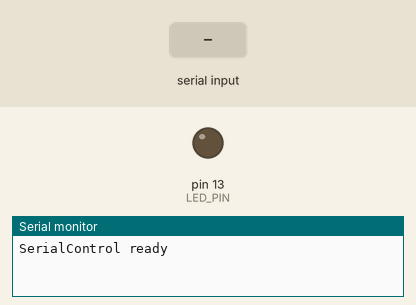
Recording of a sketch running on a simulated Arduino Uno, built with avr-gcc and run on an emulated ATmega328P. Parts: output pins drawn as LEDs (lit = HIGH), the last lines printed to the serial monitor. The inputs (shaded band) are chosen by the test bench. Random numbers use the default seed unless the sketch sets one.

Above: at 1.2 s.
1.3 s: "t90\n" received over Serial
At 2.1 s:
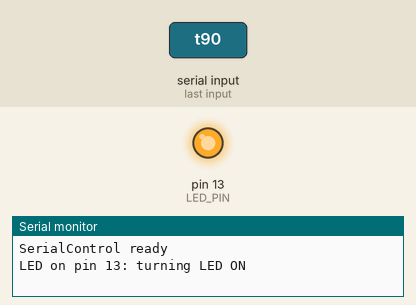
2.8 s: "?" received over Serial
4.3 s: "d90\n" received over Serial
Timing chart, 0 to 7.3 s (numbered marks = the images above; inputs shaded):
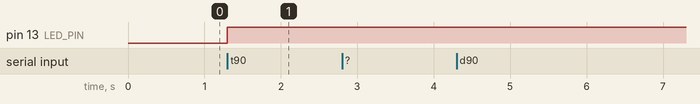

Measured:
- after the input at 1.3 s, pin 13 (LED_PIN): LOW → HIGH at once

The sketch:

SerialControl.ino
```cpp
/*

  SerialControl

  For info and circuit diagrams see https://github.com/tardate/LittleArduinoProjects/tree/main/playground/SerialControl

 */

const int LED_PIN = 13;

/*
 * Command: one-time setup
 */
void setup() {
  Serial.begin(115200);
  Serial.println(F("SerialControl ready"));

  pinMode(LED_PIN, OUTPUT);
  digitalWrite(LED_PIN, LOW);
}


/*
 * Command: main loop
 */
void loop() {
  char ch;

  while (Serial.available() > 0) {
    ch = Serial.read();
    switch(ch) {
    case 'd':
      printSystemInformation();
      break;
    case 'i':
      printRandomInt();
      break;
    case 's':
      printRandomString(readInteger());
      break;
    case 't':
      toggleLed();
      break;
    case '?':
      printUsage();
      break;
    }
    Serial.println();
  }
}


/*
 * Command: reads integer value from serial input
 */
int readInteger() {
  int value = 0;
  int shift_multiplier = 10;
  bool accumulating = true;

  while (accumulating) {
    if (Serial.available()) {
      char ch = Serial.read();
      if (ch >= '0' && ch <= '9') {
        value = (value * shift_multiplier) + (ch - '0');
      } else {
        accumulating = false;
      }
    }
  }
  return value;
}


/*
 * Command: print usage information
 */
void printUsage() {
  Serial.println(F("SerialControl commands:"));
  Serial.println(F("d : show system information"));
  Serial.println(F("i : generate a random 8-bit integer"));
  Serial.println(F("s<length> : generate a random string of specified length"));
  Serial.println(F("t : toggle the LED on pin 13"));
  Serial.println(F("? : show this message"));
}


/*
 * Command: print system information
 */
void printSystemInformation() {
  Serial.println(F("System Information:"));
  Serial.print(F("CPU Frequency: "));
  Serial.print(F_CPU / 1000000);
  Serial.println(F(" MHz"));

  Serial.print(F("Number of digital pins: "));
  Serial.println(NUM_DIGITAL_PINS);
  for(int p = 0; p < NUM_DIGITAL_PINS; p++) {
    Serial.print(p);
    Serial.print(F(":"));
    if(digitalPinToInterrupt(p) != NOT_AN_INTERRUPT) {
      Serial.print(F(" (interrupt:"));
      Serial.print(digitalPinToInterrupt(p));
      Serial.print(F(")"));
    }
    if(p == LED_BUILTIN) Serial.print(F(" (internal LED)"));
    if(digitalPinHasPWM(p)) Serial.print(F(" (PWM)"));
    Serial.println();

  }
  Serial.print(F("Number of analog inputs: "));
  Serial.println(NUM_ANALOG_INPUTS);
  for(int p = 0; p < NUM_ANALOG_INPUTS; p++) {
    Serial.print(F("A"));
    Serial.print(p);
    Serial.print(F(":"));
    Serial.print(F(" (pin:"));
    Serial.print(analogInputToDigitalPin(p));
    Serial.print(F(")"));
    Serial.println();
  }
}


/*
 * Command: generate a random integer between 0 and INT8_MAX
 */
void printRandomInt() {
  int randomValue = random(0, INT8_MAX);
  Serial.println(F("Random Integer:"));
  Serial.println(randomValue);
}

/*
 * Command: generate a random string of specified length
 */
void printRandomString(int length) {
  const char charset[] = "abcdefghijklmnopqrstuvwxyzABCDEFGHIJKLMNOPQRSTUVWXYZ0123456789";

  Serial.print(F("Random String with length="));
  Serial.print(length);
  Serial.println(F(":"));

  for (int i = 0; i < length; i++) {
    int index = random(0, sizeof(charset) - 1);
    Serial.print( charset[index]);
  }
  Serial.println();
}


/*
 * Command: toggle LED on pin 13
 */
void toggleLed() {
  static boolean output = HIGH;

  Serial.print(F("LED on pin 13: turning LED "));
  Serial.println(output ? F("ON") : F("OFF"));

  digitalWrite(LED_PIN, output);

  output = !output;
}
```
